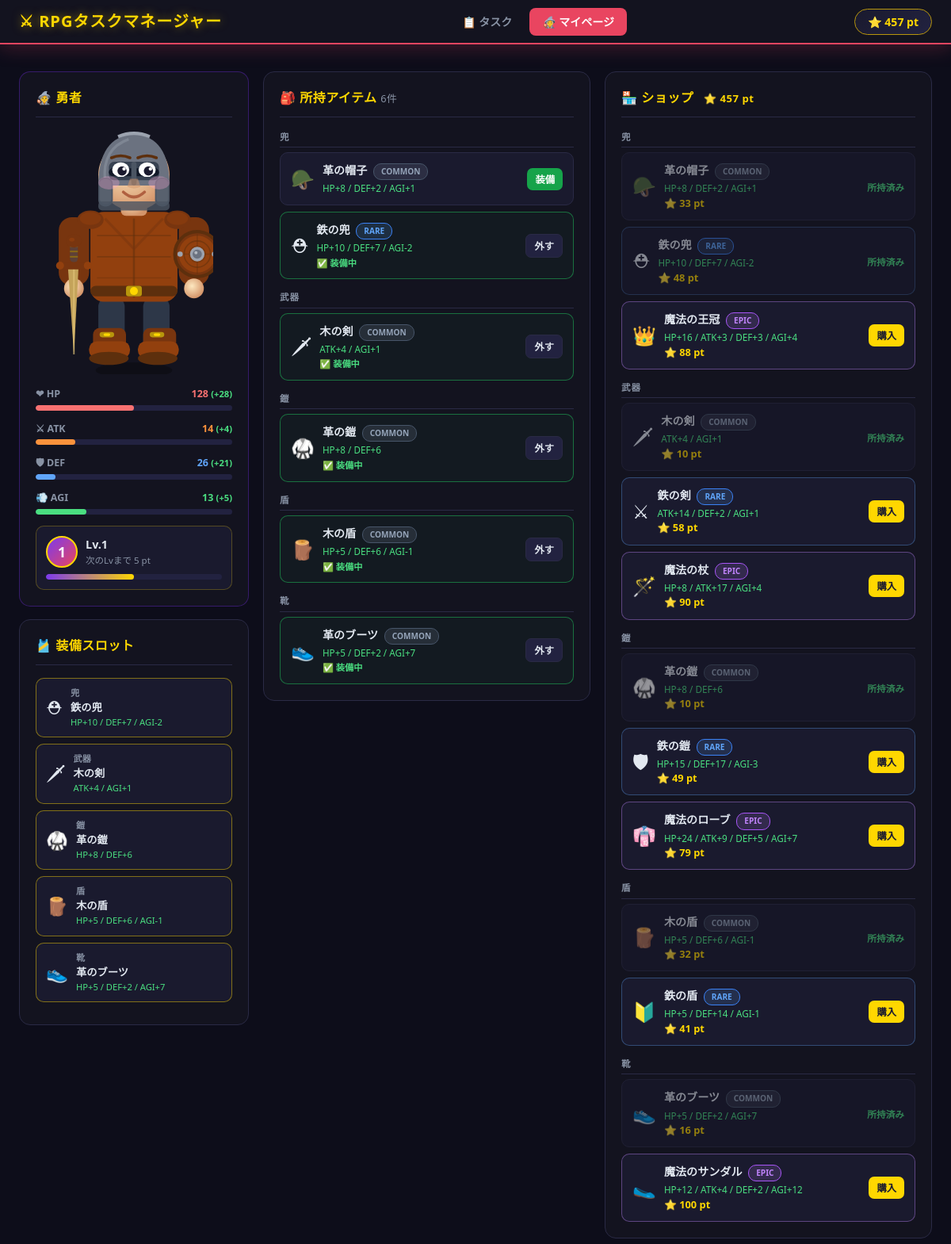
Screenshot of /mypage with the database file from the repository.
### app.py (models this page shows, shortened)
class Avatar(db.Model):
    __tablename__ = 'avatars'
    id = db.Column(db.Integer, primary_key=True)
    name = db.Column(db.String(50), default='勇者')
    base_hp = db.Column(db.Integer, default=100)
    base_attack = db.Column(db.Integer, default=10)
    base_defense = db.Column(db.Integer, default=5)
    base_agility = db.Column(db.Integer, default=8)
    points = db.Column(db.Integer, default=0)
    total_points_earned = db.Column(db.Integer, default=0)
    inventory = db.relationship('Inventory', back_populates='avatar', lazy='dynamic')
    @property
    def equipped_items(self):
        return [inv.item for inv in self.inventory.filter_by(is_equipped=True).all()]
    @property
    def total_hp(self):
        return self.base_hp + sum(item.hp_bonus for item in self.equipped_items)
    @property
    def total_attack(self):
        return self.base_attack + sum(item.attack_bonus for item in self.equipped_items)
    @property
    def total_defense(self):
        return self.base_defense + sum(item.defense_bonus for item in self.equipped_items)
    @property
    def total_agility(self):
        return self.base_agility + sum(item.agility_bonus for item in self.equipped_items)
    @property
    def level(self):
        return self.total_points_earned // 10 + 1
    @property
    def level_progress(self):
        return self.total_points_earned % 10

class ShopItem(db.Model):
    __tablename__ = 'shop_items'
    id = db.Column(db.Integer, primary_key=True)
    name = db.Column(db.String(100), nullable=False)
    item_type = db.Column(db.String(20), nullable=False)
    price = db.Column(db.Integer, nullable=False)
    hp_bonus = db.Column(db.Integer, default=0)
    attack_bonus = db.Column(db.Integer, default=0)
    defense_bonus = db.Column(db.Integer, default=0)
    agility_bonus = db.Column(db.Integer, default=0)
    emoji = db.Column(db.String(10), default='📦')
    rarity = db.Column(db.String(20), default='common')
    TYPE_LABELS = {
        'helmet': '兜',
        'weapon': '武器',
        'armor': '鎧',
        'shield': '盾',
        'boots': '靴',
    }
    @property
    def stat_summary(self):
        parts = []
        if self.hp_bonus > 0:
            parts.append(f'HP+{self.hp_bonus}')
        if self.attack_bonus > 0:
            parts.append(f'ATK+{self.attack_bonus}')
        if self.defense_bonus > 0:
            parts.append(f'DEF+{self.defense_bonus}')
        if self.agility_bonus != 0:
            sign = '+' if self.agility_bonus > 0 else ''
            parts.append(f'AGI{sign}{self.agility_bonus}')
        return ' / '.join(parts) if parts else 'ボーナスなし'

class Inventory(db.Model):
    __tablename__ = 'inventory'
    id = db.Column(db.Integer, primary_key=True)
    avatar_id = db.Column(db.Integer, db.ForeignKey('avatars.id'), nullable=False)
    shop_item_id = db.Column(db.Integer, db.ForeignKey('shop_items.id'), nullable=False)
    is_equipped = db.Column(db.Boolean, default=False)
    acquired_at = db.Column(db.DateTime, default=datetime.utcnow)
    avatar = db.relationship('Avatar', back_populates='inventory')
    item = db.relationship('ShopItem')

### app.py (the view)
@app.route('/mypage')
def mypage():
    avatar = Avatar.query.first()
    inventory_items = Inventory.query.filter_by(avatar_id=avatar.id).all()
    shop_items = ShopItem.query.order_by(ShopItem.item_type, ShopItem.price).all()
    owned_item_ids = {inv.shop_item_id for inv in inventory_items}
    equipped_by_type = {}
    for inv in inventory_items:
        if inv.is_equipped:
            equipped_by_type[inv.item.item_type] = inv
    return render_template('mypage.html',
                           avatar=avatar,
                           inventory_items=inventory_items,
                           shop_items=shop_items,
                           owned_item_ids=owned_item_ids,
                           equipped_by_type=equipped_by_type)

### templates/mypage.html (shortened to what this page needs)
{% extends 'base.html' %}
{% block content %}
{% set helmet_inv = equipped_by_type.get('helmet') %}
{% set weapon_inv = equipped_by_type.get('weapon') %}
{% set armor_inv  = equipped_by_type.get('armor')  %}
{% set shield_inv = equipped_by_type.get('shield') %}
{% set boots_inv  = equipped_by_type.get('boots')  %}
{% set ns = namespace(arm='#374151') %}
{% if armor_inv %}
  {% if   armor_inv.item.rarity == 'epic' %}{% set ns.arm = '#6d28d9' %}
  {% elif armor_inv.item.rarity == 'rare' %}{% set ns.arm = '#1d4ed8' %}
  {% else %}{% set ns.arm = '#78350f' %}{% endif %}
{% endif %}
<div class="page-grid">
  <div style="display:flex;flex-direction:column;gap:16px;">
    <div class="card" style="border-color:rgba(109,40,217,.4);">
      <div class="card-title">🧙 {{ avatar.name }}</div>
      <div style="display:flex;justify-content:center;margin-bottom:16px;">
      </div>
      {% set stats = [
        ('❤ HP',   avatar.base_hp,      avatar.total_hp      - avatar.base_hp,      '#f87171', 200),
        ('⚔ ATK',  avatar.base_attack,  avatar.total_attack  - avatar.base_attack,  '#fb923c', 50),
        ('🛡 DEF',  avatar.base_defense, avatar.total_defense - avatar.base_defense, '#60a5fa', 50),
        ('💨 AGI',  avatar.base_agility, avatar.total_agility - avatar.base_agility, '#4ade80', 30),
      ] %}
      {% for label, base, bonus, color, cap in stats %}
      <div class="stat-bar-wrap">
        <div class="stat-bar-label">
          <span class="stat-bar-name">{{ label }}</span>
          <span class="stat-bar-val" style="color:{{ color }};">
            {{ base + bonus }}
            {% if bonus > 0 %}<span style="color:var(--success);font-size:.7rem;">(+{{ bonus }})</span>{% endif %}
          </span>
        </div>
        <div class="stat-bar-track">
          <div class="stat-bar-fill" style="background:{{ color }};width:{{ [(base/cap*100)|int,100]|min }}%;"></div>
        </div>
      </div>
      {% endfor %}
      <div style="margin-top:14px;padding:12px;background:var(--bg3);border-radius:10px;border:1px solid rgba(255,215,0,.25);">
        <div style="display:flex;align-items:center;gap:10px;margin-bottom:8px;">
          <div style="width:40px;height:40px;border-radius:50%;background:linear-gradient(135deg,#7c3aed,#e94560);
                      display:flex;align-items:center;justify-content:center;font-size:1.1rem;font-weight:800;color:#fff;
                      border:2px solid var(--gold);flex-shrink:0;">{{ avatar.level }}</div>
          <div>
            <div style="font-weight:700;font-size:.9rem;">Lv.{{ avatar.level }}</div>
            <div style="font-size:.72rem;color:var(--dim);">次のLvまで {{ 10 - avatar.level_progress }} pt</div>
          </div>
        </div>
        <div style="background:var(--bg4);border-radius:5px;height:7px;overflow:hidden;">
          <div style="height:100%;width:{{ avatar.level_progress * 10 }}%;background:linear-gradient(90deg,#7c3aed,var(--gold));border-radius:5px;transition:width .4s;"></div>
        </div>
      </div>
    </div>
    <div class="card">
      <div class="card-title">🎽 装備スロット</div>
      {% for slot_type, slot_label, slot_icon in [
          ('helmet','兜','🪖'),('weapon','武器','🗡'),
          ('armor','鎧','🥋'),('shield','盾','🔰'),('boots','靴','👟') ] %}
      {% set eq = equipped_by_type.get(slot_type) %}
      <div class="equip-slot {% if eq %}filled{% endif %}" style="margin-bottom:8px;">
        <div class="slot-icon">{{ eq.item.emoji if eq else slot_icon }}</div>
        <div style="flex:1;min-width:0;">
          <div class="slot-label">{{ slot_label }}</div>
          {% if eq %}
          <div class="slot-name">{{ eq.item.name }}</div>
          <div class="slot-bonus">{{ eq.item.stat_summary }}</div>
          {% else %}
          <div style="font-size:.82rem;color:var(--dim);">未装備</div>
          {% endif %}
        </div>
      </div>
      {% endfor %}
    </div>
  </div>
  <div class="card">
    <div class="card-title">🎒 所持アイテム
      <span style="color:var(--dim);font-size:.8rem;font-weight:500;">{{ inventory_items|length }}件</span>
    </div>
    {% if inventory_items %}
      {% for t, lbl in [('helmet','兜'),('weapon','武器'),('armor','鎧'),('shield','盾'),('boots','靴')] %}
        {% set group = inventory_items | selectattr('item.item_type','equalto',t) | list %}
        {% if group %}
        <div class="section-hdr">{{ lbl }}</div>
        <div style="display:flex;flex-direction:column;gap:8px;">
          {% for inv in group %}
          <div class="inv-item {% if inv.is_equipped %}equipped{% endif %}">
            <div class="item-emoji">{{ inv.item.emoji }}</div>
            <div class="item-info">
              <div class="item-name">
                {{ inv.item.name }}
                <span class="badge badge-{{ inv.item.rarity }}" style="font-size:.63rem;margin-left:4px;">
                  {{ {'epic':'EPIC','rare':'RARE','common':'COMMON'}[inv.item.rarity] }}
                </span>
              </div>
              <div class="item-bonus">{{ inv.item.stat_summary }}</div>
              {% if inv.is_equipped %}
              <div style="font-size:.7rem;color:var(--success);font-weight:700;margin-top:2px;">✅ 装備中</div>
              {% endif %}
            </div>
            <div style="flex-shrink:0;">
              {% if inv.is_equipped %}
              <form method="POST" action="/avatar/unequip/{{ inv.id }}">
                <button class="btn btn-ghost btn-sm" type="submit">外す</button>
              </form>
              {% else %}
              <form method="POST" action="/avatar/equip/{{ inv.id }}">
                <button class="btn btn-success btn-sm" type="submit">装備</button>
              </form>
              {% endif %}
            </div>
          </div>
          {% endfor %}
        </div>
        {% endif %}
      {% endfor %}
    {% else %}
    <div style="text-align:center;padding:48px 20px;color:var(--dim);">
      <div style="font-size:2.5rem;margin-bottom:12px;">🎒</div>
      <div style="font-size:.9rem;">所持アイテムがありません。<br>ショップで購入しよう！</div>
    </div>
    {% endif %}
  </div>
  <div class="card">
    <div class="card-title">🏪 ショップ
      <span style="color:var(--gold);font-size:.82rem;font-weight:600;margin-left:8px;">⭐ {{ avatar.points }} pt</span>
    </div>
    {% for t, lbl in [('helmet','兜'),('weapon','武器'),('armor','鎧'),('shield','盾'),('boots','靴')] %}
      {% set group = shop_items | selectattr('item_type','equalto',t) | list %}
      {% if group %}
      <div class="section-hdr">{{ lbl }}</div>
      <div style="display:flex;flex-direction:column;gap:8px;">
        {% for item in group %}
        {% set owned = item.id in owned_item_ids %}
        <div class="shop-item" style="{% if owned %}opacity:.55;{% endif %}
             {% if item.rarity=='epic' %}border-color:rgba(192,132,252,.4);
             {% elif item.rarity=='rare' %}border-color:rgba(96,165,250,.35);{% endif %}">
          <div class="item-emoji">{{ item.emoji }}</div>
          <div class="item-info">
            <div class="item-name">
              {{ item.name }}
              <span class="badge badge-{{ item.rarity }}" style="font-size:.63rem;margin-left:4px;">
                {{ {'epic':'EPIC','rare':'RARE','common':'COMMON'}[item.rarity] }}
              </span>
            </div>
            <div class="item-bonus">{{ item.stat_summary }}</div>
            <div class="item-price">⭐ {{ item.price }} pt</div>
          </div>
          <div style="flex-shrink:0;">
            {% if owned %}
            <span style="font-size:.73rem;color:var(--success);font-weight:700;">所持済み</span>
            {% else %}
            <form method="POST" action="/shop/buy/{{ item.id }}">
              <button class="btn btn-gold btn-sm" type="submit"
                      {% if avatar.points < item.price %}disabled style="opacity:.4;cursor:not-allowed;"{% endif %}>
                購入
              </button>
            </form>
            {% endif %}
          </div>
        </div>
        {% endfor %}
      </div>
      {% endif %}
    {% endfor %}
  </div>
</div>
{% endblock %}

### templates/base.html (shortened to what this page needs)
<!DOCTYPE html>
<html lang="ja">
<head>
</head>
<body>
  <nav class="navbar">
    <a href="/" class="navbar-brand">⚔ RPGタスクマネージャー</a>
    <div class="navbar-nav">
      <a href="/" class="nav-link {% if request.endpoint == 'index' %}active{% endif %}">📋 タスク</a>
      <a href="/mypage" class="nav-link {% if request.endpoint == 'mypage' %}active{% endif %}">🧙 マイページ</a>
    </div>
    {% if avatar %}
    <div class="navbar-pts">⭐ {{ avatar.points }} pt</div>
    {% endif %}
  </nav>
  <div class="flash-wrap">
  </div>
  <div class="container">
    {% block content %}{% endblock %}
  </div>
</body>
</html>

### templates/base.html (style rules this page uses)
*, *::before, *::after { box-sizing: border-box; margin: 0; padding: 0; }
:root { --bg: #0d0d1a; --bg2: #13131f; --bg3: #1a1a2e; --bg4: #222240; --accent: #e94560; --gold: #ffd700; --gold-dim: #b8960c; --text: #e2e8f0; --dim: #8892a4; --border: #2a2a45; --common: #94a3b8; --rare: #60a5fa; --epic: #c084fc; --success: #4ade80; --warn: #fbbf24; --error: #f87171; --info: #38bdf8; }
body { background: var(--bg); color: var(--text); font-family: 'Segoe UI', system-ui, sans-serif; min-height: 100vh; line-height: 1.5; }
.navbar { background: var(--bg2); border-bottom: 2px solid var(--accent); padding: 0 24px; display: flex; align-items: center; justify-content: space-between; height: 56px; position: sticky; top: 0; z-index: 200; box-shadow: 0 4px 24px rgba(233,69,96,.25); }
.navbar-brand { font-size: 1.25rem; font-weight: 800; color: var(--gold); text-decoration: none; letter-spacing: 1px; text-shadow: 0 0 12px rgba(255,215,0,.5); }
.navbar-nav { display: flex; gap: 6px; }
.nav-link { color: var(--dim); text-decoration: none; padding: 7px 16px; border-radius: 8px; font-size: 0.875rem; font-weight: 600; transition: background .15s, color .15s; }
.nav-link.active { background: var(--accent); color: #fff; }
.navbar-pts { background: linear-gradient(135deg, var(--bg3), var(--bg4)); border: 1px solid var(--gold-dim); border-radius: 20px; padding: 5px 16px; color: var(--gold); font-weight: 700; font-size: .875rem; white-space: nowrap; }
.flash-wrap { padding: 10px 24px 0; }
.container { max-width: 1440px; margin: 0 auto; padding: 24px; }
.card { background: var(--bg2); border: 1px solid var(--border); border-radius: 14px; padding: 20px; }
.card-title { font-size: 1rem; font-weight: 700; color: var(--gold); margin-bottom: 16px; padding-bottom: 12px; border-bottom: 1px solid var(--border); letter-spacing: .5px; }
.btn { display: inline-flex; align-items: center; gap: 5px; padding: 8px 16px; border: none; border-radius: 7px; cursor: pointer; font-size: .83rem; font-weight: 700; text-decoration: none; transition: filter .15s, transform .1s; white-space: nowrap; }
.btn-success { background: #16a34a; color: #fff; }
.btn-gold { background: var(--gold); color: #1a1a2e; }
.btn-ghost { background: var(--bg4); color: var(--text); border: 1px solid var(--border); }
.btn-sm { padding: 5px 10px; font-size: .77rem; }
.badge { display: inline-flex; align-items: center; gap: 3px; padding: 2px 9px; border-radius: 10px; font-size: .72rem; font-weight: 700; border: 1px solid transparent; }
.badge-common { background: rgba(148,163,184,.15); color: var(--common); border-color: #475569; }
.badge-rare { background: rgba(96,165,250,.15); color: var(--rare); border-color: #3b82f6; }
.badge-epic { background: rgba(192,132,252,.15); color: var(--epic); border-color: #a855f7; }
.stat-bar-wrap { margin-bottom: 14px; }
.stat-bar-label { display: flex; justify-content: space-between; font-size: .78rem; margin-bottom: 4px; }
.stat-bar-name { color: var(--dim); font-weight: 600; }
.stat-bar-val { color: var(--text); font-weight: 700; }
.stat-bar-track { height: 7px; background: var(--bg4); border-radius: 4px; overflow: hidden; }
.stat-bar-fill { height: 100%; border-radius: 4px; transition: width .4s ease; }

### rows the page displays
Avatar: points "457", name "勇者", level "1", 10-avatar.level_progress "5"
ShopItem: item "⛑", item.name "鉄の兜", item.stat_summary "HP+10 / DEF+7 / AGI-2", rarity "RARE", emoji "⛑", name "鉄の兜", stat_summary "HP+10 / DEF+7 / AGI-2", price "48", shows "所持済み"
ShopItem: item "🗡", item.name "木の剣", item.stat_summary "ATK+4 / AGI+1", rarity "COMMON", emoji "🗡", name "木の剣", stat_summary "ATK+4 / AGI+1", price "10", shows "所持済み"
ShopItem: item "🥋", item.name "革の鎧", item.stat_summary "HP+8 / DEF+6", rarity "COMMON", emoji "🥋", name "革の鎧", stat_summary "HP+8 / DEF+6", price "10", shows "所持済み"
ShopItem: item "🪵", item.name "木の盾", item.stat_summary "HP+5 / DEF+6 / AGI-1", rarity "COMMON", emoji "🪵", name "木の盾", stat_summary "HP+5 / DEF+6 / AGI-1", price "32", shows "所持済み"
ShopItem: item "👟", item.name "革のブーツ", item.stat_summary "HP+5 / DEF+2 / AGI+7", rarity "COMMON", emoji "👟", name "革のブーツ", stat_summary "HP+5 / DEF+2 / AGI+7", price "16", shows "所持済み"
Inventory: item.emoji "🪖", item.name "革の帽子", item.stat_summary "HP+8 / DEF+2 / AGI+1"
ShopItem: rarity "COMMON", emoji "🪖", name "革の帽子", stat_summary "HP+8 / DEF+2 / AGI+1", price "33", shows "所持済み"
Inventory: item.emoji "⛑", item.name "鉄の兜", item.stat_summary "HP+10 / DEF+7 / AGI-2", is_equipped "✅ 装備中"
Inventory: item.emoji "🗡", item.name "木の剣", item.stat_summary "ATK+4 / AGI+1", is_equipped "✅ 装備中"
Inventory: item.emoji "🥋", item.name "革の鎧", item.stat_summary "HP+8 / DEF+6", is_equipped "✅ 装備中"
Inventory: item.emoji "🪵", item.name "木の盾", item.stat_summary "HP+5 / DEF+6 / AGI-1", is_equipped "✅ 装備中"
Inventory: item.emoji "👟", item.name "革のブーツ", item.stat_summary "HP+5 / DEF+2 / AGI+7", is_equipped "✅ 装備中"
ShopItem: emoji "👑", name "魔法の王冠", rarity "EPIC", stat_summary "HP+16 / ATK+3 / DEF+3 / AGI+4", price "88"
ShopItem: emoji "⚔", name "鉄の剣", rarity "RARE", stat_summary "ATK+14 / DEF+2 / AGI+1", price "58"
ShopItem: emoji "🪄", name "魔法の杖", rarity "EPIC", stat_summary "HP+8 / ATK+17 / AGI+4", price "90"
ShopItem: emoji "🛡", name "鉄の鎧", rarity "RARE", stat_summary "HP+15 / DEF+17 / AGI-3", price "49"
ShopItem: emoji "👘", name "魔法のローブ", rarity "EPIC", stat_summary "HP+24 / ATK+9 / DEF+5 / AGI+7", price "79"
ShopItem: emoji "🔰", name "鉄の盾", rarity "RARE", stat_summary "HP+5 / DEF+14 / AGI-1", price "41"
ShopItem: emoji "🥿", name "魔法のサンダル", rarity "EPIC", stat_summary "HP+12 / ATK+4 / DEF+2 / AGI+12", price "100"

### other values shown
{{ label }} "❤ HP" "⚔ ATK" "🛡 DEF" "💨 AGI"
{{ base + bonus }} "128" "14" "26" "13"
{{ bonus }} "28" "4" "21" "5"
{{ slot_label }} "兜" "武器" "鎧" "盾" "靴"
{{ inventory_items|length }} "6"
{{ lbl }} "兜" "武器" "鎧" "盾" "靴"
